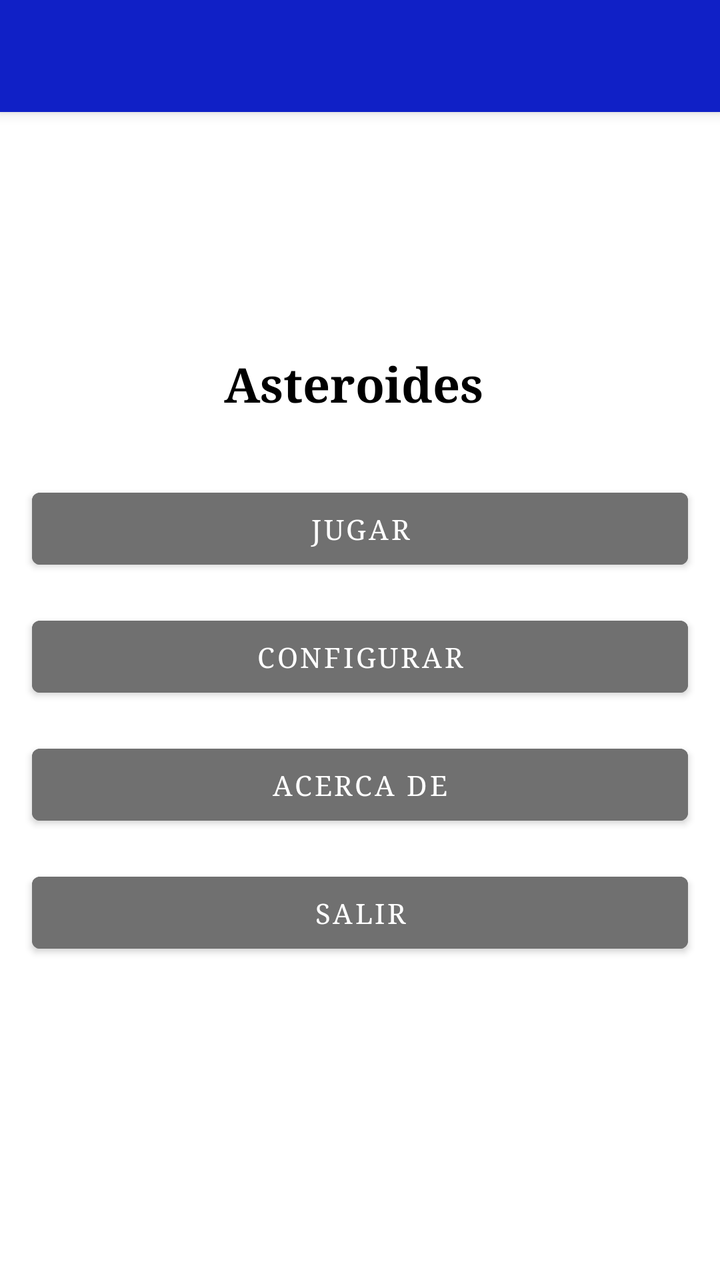
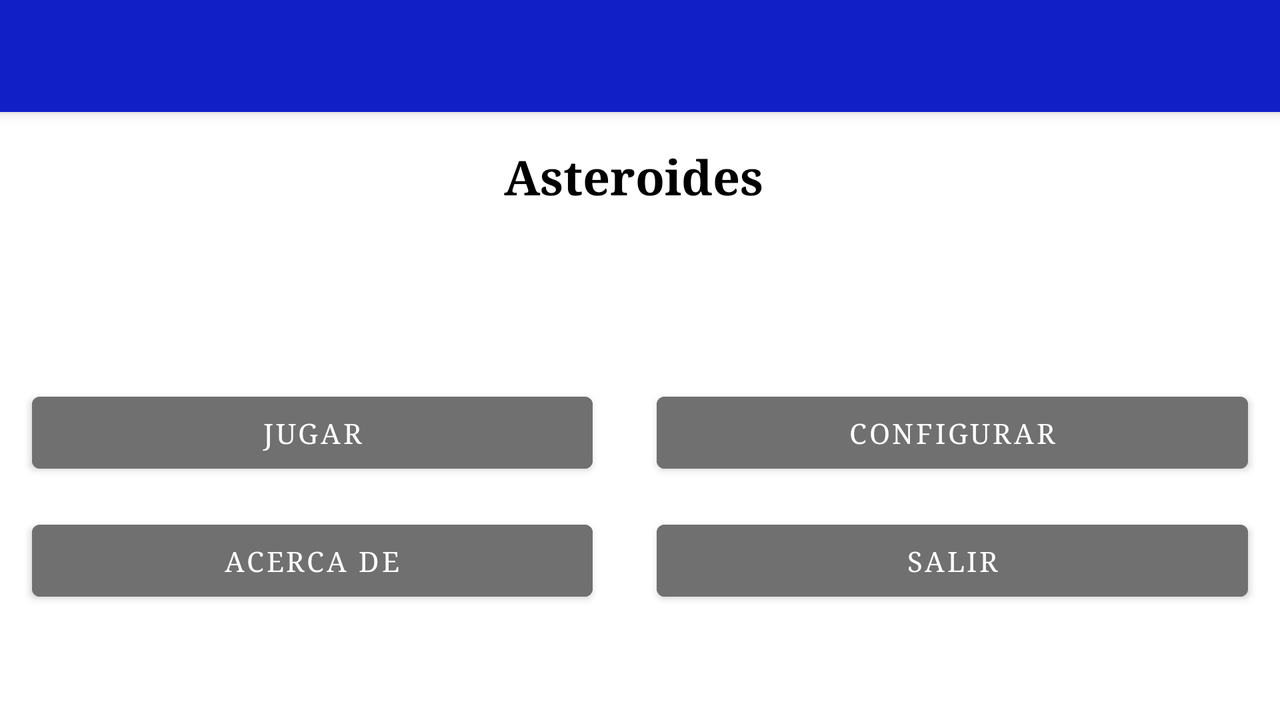

An Android layout and its configuration variant, each rendered on a device that would load it. The default file and the variant file are quoted in full after the pictures.
<!-- AndroidManifest.xml: application theme Theme.Asteroides -->
<!-- res/layout/activity_main.xml -->
<?xml version="1.0" encoding="utf-8"?>
<androidx.constraintlayout.widget.ConstraintLayout xmlns:android="http://schemas.android.com/apk/res/android"
    xmlns:app="http://schemas.android.com/apk/res-auto"
    xmlns:tools="http://schemas.android.com/tools"
    android:id="@+id/vista_principal"
    android:layout_width="match_parent"
    android:layout_height="match_parent"
    tools:context=".MainActivity">

    <androidx.appcompat.widget.Toolbar
        android:id="@+id/toolbar_main"
        android:layout_width="match_parent"
        android:layout_height="?attr/actionBarSize"
        android:background="?attr/colorPrimary"
        android:elevation="4dp"
        android:theme="@style/ThemeOverlay.AppCompat.ActionBar"
        app:popupTheme="@style/ThemeOverlay.AppCompat.Light"
        app:layout_constraintTop_toTopOf="parent"
        app:layout_constraintLeft_toLeftOf="parent"
        />


    <TextView
        android:id="@+id/textView1"
        android:layout_width="wrap_content"
        android:layout_height="wrap_content"
        android:layout_margin="16dp"
        android:gravity="center_horizontal"
        android:text="@string/tituloAplicacion"
        android:textColor="@color/black"
        android:textSize="24sp"
        android:textStyle="bold"
        app:layout_constraintBottom_toTopOf="@+id/btnJugar"
        app:layout_constraintEnd_toEndOf="parent"
        app:layout_constraintHorizontal_bias="0.5"
        app:layout_constraintStart_toStartOf="parent"
        app:layout_constraintTop_toTopOf="@id/toolbar_main"
        app:layout_constraintVertical_chainStyle="packed" />

    <Button
        android:id="@+id/btnJugar"
        android:layout_width="match_parent"
        android:layout_height="wrap_content"
        android:layout_marginStart="16dp"
        android:layout_marginTop="16dp"
        android:layout_marginEnd="16dp"
        android:backgroundTint="@color/secondaryDarkColor"
        android:text="@string/textoBotonJugar"
        android:textColor="@color/primaryTextColor"
        app:layout_constraintBottom_toTopOf="@+id/btnConfig"
        app:layout_constraintEnd_toEndOf="parent"
        app:layout_constraintHorizontal_bias="0.5"
        app:layout_constraintStart_toStartOf="parent"
        app:layout_constraintTop_toBottomOf="@+id/textView1"
        app:layout_constraintVertical_chainStyle="packed" />

    <Button
        android:id="@+id/btnConfig"
        android:layout_width="match_parent"
        android:layout_height="wrap_content"
        android:layout_marginStart="16dp"
        android:layout_marginTop="16dp"
        android:layout_marginEnd="16dp"
        android:backgroundTint="@color/secondaryDarkColor"
        android:text="@string/textoBotonConfig"
        android:textColor="@color/primaryTextColor"
        app:layout_constraintBottom_toTopOf="@+id/btnAcercaDe"
        app:layout_constraintEnd_toEndOf="parent"
        app:layout_constraintHorizontal_bias="0.5"
        app:layout_constraintStart_toStartOf="parent"
        app:layout_constraintTop_toBottomOf="@+id/btnJugar"
        app:layout_constraintVertical_chainStyle="packed" />

    <Button
        android:id="@+id/btnAcercaDe"
        android:layout_width="match_parent"
        android:layout_height="wrap_content"
        android:layout_marginStart="16dp"
        android:layout_marginTop="16dp"
        android:layout_marginEnd="16dp"
        android:backgroundTint="@color/secondaryDarkColor"
        android:text="@string/textoBotonAcercaDe"
        android:textColor="@color/primaryTextColor"
        app:layout_constraintBottom_toTopOf="@+id/btnSalir"
        app:layout_constraintEnd_toEndOf="parent"
        app:layout_constraintHorizontal_bias="0.5"
        app:layout_constraintStart_toStartOf="parent"
        app:layout_constraintTop_toBottomOf="@+id/btnConfig"
        app:layout_constraintVertical_chainStyle="packed" />

    <Button
        android:id="@+id/btnSalir"
        android:layout_width="match_parent"
        android:layout_height="wrap_content"
        android:layout_marginStart="16dp"
        android:layout_marginTop="16dp"
        android:layout_marginEnd="16dp"
        android:backgroundTint="@color/secondaryDarkColor"
        android:text="@string/textoBotonSalir"
        android:textColor="@color/primaryTextColor"
        app:layout_constraintBottom_toBottomOf="parent"
        app:layout_constraintEnd_toEndOf="parent"
        app:layout_constraintHorizontal_bias="0.5"
        app:layout_constraintStart_toStartOf="parent"
        app:layout_constraintTop_toBottomOf="@+id/btnAcercaDe"
        app:layout_constraintVertical_chainStyle="packed" />

    <ImageButton
        android:id="@+id/button"
        android:layout_width="wrap_content"
        android:layout_height="wrap_content"
        android:background="@drawable/boton"
        android:text="Button"
        app:layout_constraintEnd_toEndOf="parent"
        app:layout_constraintStart_toStartOf="parent"
        app:layout_constraintTop_toBottomOf="@+id/btnSalir" />
</androidx.constraintlayout.widget.ConstraintLayout>
<!-- resources referenced by this layout -->
<resources>
  <color name="black">#FF000000</color>
  <color name="primaryTextColor">#ffffff</color>
  <color name="secondaryDarkColor">#707070</color>
  <!-- drawable boton (drawable) -->
  <?xml version="1.0" encoding="utf-8"?>
  <selector xmlns:android="http://schemas.android.com/apk/res/android">
     <item android:drawable="@drawable/boton_pulsado" android:state_pressed="true"/>
     <item android:drawable="@drawable/boton_con_foco" android:state_focused="true"/>
     <item android:drawable="@drawable/boton_normal"/>
  </selector>
  <string name="textoBotonAcercaDe">Acerca de</string>
  <string name="textoBotonConfig">Configurar</string>
  <string name="textoBotonJugar">Jugar</string>
  <string name="textoBotonSalir">Salir</string>
  <string name="tituloAplicacion">"Asteroides "</string>
  <style name="Theme.Asteroides" parent="Theme.MaterialComponents.DayNight.NoActionBar">
          
          <item name="colorPrimary">@color/primaryColor</item>
          <item name="colorPrimaryVariant">@color/primaryDarkColor</item>
          <item name="colorOnPrimary">@color/white</item>
          
          <item name="colorSecondary">@color/secondaryColor</item>
          <item name="colorSecondaryVariant">@color/design_default_color_secondary_variant</item>
          <item name="colorOnSecondary">@color/black</item>
          
          <item name="android:statusBarColor" tools:targetApi="l">?attr/colorPrimaryVariant</item>
          
          <item name="android:typeface">serif</item>
          <item name="android:textColor">#0000ff</item>
      </style>
  <color name="primaryColor">#1020C6</color>
  <color name="primaryDarkColor">#000051</color>
  <color name="white">#FFFFFFFF</color>
  <color name="secondaryColor">#9e9e9e</color>
</resources>
<!-- res/layout-land/activity_main.xml (the repository's variant of the layout above) -->
<!-- drawn on the phone turned sideways -->
<?xml version="1.0" encoding="utf-8"?>
<LinearLayout xmlns:android="http://schemas.android.com/apk/res/android"
    xmlns:app="http://schemas.android.com/apk/res-auto"
    xmlns:tools="http://schemas.android.com/tools"
    android:layout_width="match_parent"
    android:id="@+id/vista_principal"
    android:layout_height="match_parent"
    android:orientation="vertical"
    tools:context=".MainActivity">


    <androidx.appcompat.widget.Toolbar
        android:id="@+id/toolbar_main"
        android:layout_width="match_parent"
        android:layout_height="?attr/actionBarSize"
        android:background="?attr/colorPrimary"
        android:elevation="4dp"
        android:theme="@style/ThemeOverlay.AppCompat.ActionBar"
        app:popupTheme="@style/ThemeOverlay.AppCompat.Light"
        app:layout_constraintTop_toTopOf="parent"
        app:layout_constraintLeft_toLeftOf="parent"
        />

    <TextView
        android:id="@+id/textView1"
        android:layout_width="match_parent"
        android:layout_height="wrap_content"
        android:layout_margin="16dp"
        android:gravity="center_horizontal"
        android:text="@string/tituloAplicacion"
        android:textColor="@color/black"
        android:textSize="24sp"
        android:textStyle="bold"
        app:layout_constraintBottom_toTopOf="@+id/btnJugar"
        app:layout_constraintEnd_toEndOf="parent"
        app:layout_constraintHorizontal_bias="0.5"
        app:layout_constraintStart_toStartOf="parent"
        app:layout_constraintTop_toTopOf="@id/toolbar_main"
        app:layout_constraintVertical_chainStyle="packed" />

    <TableLayout
        android:layout_width="match_parent"
        android:layout_height="match_parent"
        android:gravity="center"
        android:stretchColumns="*">

        <TableRow>

            <Button
                android:id="@+id/btnJugar"
                android:layout_width="match_parent"
                android:layout_height="wrap_content"
                android:layout_marginStart="16dp"
                android:layout_marginTop="16dp"
                android:layout_marginEnd="16dp"
                android:backgroundTint="@color/secondaryDarkColor"
                android:text="@string/textoBotonJugar"
                android:textColor="@color/primaryTextColor"
                app:layout_constraintBottom_toTopOf="@+id/btnConfig"
                app:layout_constraintEnd_toEndOf="parent"
                app:layout_constraintHorizontal_bias="0.5"
                app:layout_constraintStart_toStartOf="parent"
                app:layout_constraintTop_toBottomOf="@+id/textView1"
                app:layout_constraintVertical_chainStyle="packed" />

            <Button
                android:id="@+id/btnConfig"
                android:layout_width="match_parent"
                android:layout_height="wrap_content"
                android:layout_marginStart="16dp"
                android:layout_marginTop="16dp"
                android:layout_marginEnd="16dp"
                android:backgroundTint="@color/secondaryDarkColor"
                android:text="@string/textoBotonConfig"
                android:textColor="@color/primaryTextColor"
                app:layout_constraintBottom_toTopOf="@+id/btnAcercaDe"
                app:layout_constraintEnd_toEndOf="parent"
                app:layout_constraintHorizontal_bias="0.5"
                app:layout_constraintStart_toStartOf="parent"
                app:layout_constraintTop_toBottomOf="@+id/btnJugar"
                app:layout_constraintVertical_chainStyle="packed" />
        </TableRow>

        <TableRow>

            <Button
                android:id="@+id/btnAcercaDe"
                android:layout_width="match_parent"
                android:layout_height="wrap_content"
                android:layout_marginStart="16dp"
                android:layout_marginTop="16dp"
                android:layout_marginEnd="16dp"
                android:backgroundTint="@color/secondaryDarkColor"
                android:text="@string/textoBotonAcercaDe"
                android:textColor="@color/primaryTextColor"
                app:layout_constraintBottom_toTopOf="@+id/btnSalir"
                app:layout_constraintEnd_toEndOf="parent"
                app:layout_constraintHorizontal_bias="0.5"
                app:layout_constraintStart_toStartOf="parent"
                app:layout_constraintTop_toBottomOf="@+id/btnConfig"
                app:layout_constraintVertical_chainStyle="packed" />

            <Button
                android:id="@+id/btnSalir"
                android:layout_width="match_parent"
                android:layout_height="wrap_content"
                android:layout_marginStart="16dp"
                android:layout_marginTop="16dp"
                android:layout_marginEnd="16dp"
                android:backgroundTint="@color/secondaryDarkColor"
                android:text="@string/textoBotonSalir"
                android:textColor="@color/primaryTextColor"
                app:layout_constraintBottom_toBottomOf="parent"
                app:layout_constraintEnd_toEndOf="parent"
                app:layout_constraintHorizontal_bias="0.5"
                app:layout_constraintStart_toStartOf="parent"
                app:layout_constraintTop_toBottomOf="@+id/btnAcercaDe"
                app:layout_constraintVertical_chainStyle="packed" />
        </TableRow>
    </TableLayout>

</LinearLayout>
<!-- resources referenced by the variant -->
<!-- as the phone turned sideways resolves them -->
<resources>
  <color name="black">#FF000000</color>
  <color name="primaryTextColor">#ffffff</color>
  <color name="secondaryDarkColor">#707070</color>
  <string name="textoBotonAcercaDe">Acerca de</string>
  <string name="textoBotonConfig">Configurar</string>
  <string name="textoBotonJugar">Jugar</string>
  <string name="textoBotonSalir">Salir</string>
  <string name="tituloAplicacion">"Asteroides "</string>
  <style name="Theme.Asteroides" parent="Theme.MaterialComponents.DayNight.NoActionBar">
          
          <item name="colorPrimary">@color/primaryColor</item>
          <item name="colorPrimaryVariant">@color/primaryDarkColor</item>
          <item name="colorOnPrimary">@color/white</item>
          
          <item name="colorSecondary">@color/secondaryColor</item>
          <item name="colorSecondaryVariant">@color/design_default_color_secondary_variant</item>
          <item name="colorOnSecondary">@color/black</item>
          
          <item name="android:statusBarColor" tools:targetApi="l">?attr/colorPrimaryVariant</item>
          
          <item name="android:typeface">serif</item>
          <item name="android:textColor">#0000ff</item>
      </style>
  <color name="primaryColor">#1020C6</color>
  <color name="primaryDarkColor">#000051</color>
  <color name="white">#FFFFFFFF</color>
  <color name="secondaryColor">#9e9e9e</color>
</resources>
